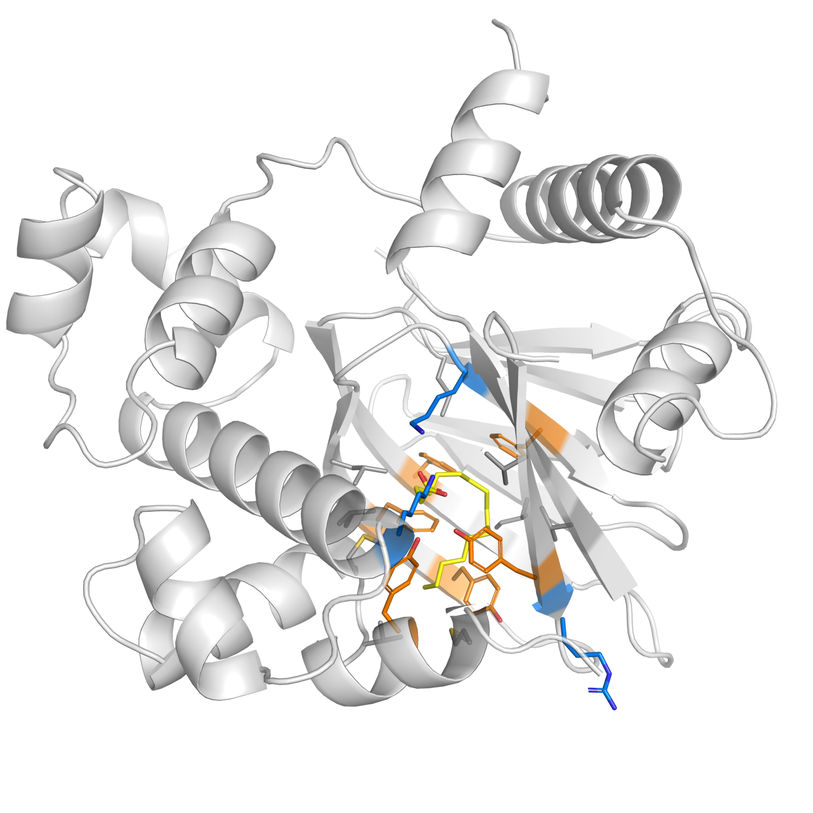
#> input picture figures/panelA_whole.png, 813 x 813 px, shrunk from 1500 x 1500 before the run
$ python compose_figures.py
#> lines starting #> are read from the running program, lines starting #| are printed output that depends on the picture
"""Compose final publication molecular figures: two-panel pocket figure with a
chemistry legend, and CV/CCM docked overlays with legend + affinity colorbar."""
import matplotlib; matplotlib.use("Agg")
import matplotlib.pyplot as plt
import matplotlib.image as mpimg
from matplotlib.patches import Patch
from matplotlib.colors import LinearSegmentedColormap
from matplotlib.cm import ScalarMappable
from matplotlib.colors import Normalize

# chemistry legend handles
LEG = [
    Patch(facecolor='orange', edgecolor='k', label='Aromatic (Tyr/Phe)'),
    Patch(facecolor='#1f6fd0', edgecolor='k', label='Basic (Lys/Arg)'),
    Patch(facecolor='#999999', edgecolor='k', label='Hydrophobic (Leu/Val/Ile/Met)'),
    Patch(facecolor='yellow', edgecolor='k', label='Native ligand (palmitoleate)'),
]
# single-hue affinity colormap (matches PyMOL: light lavender -> deep purple)
AFF_CMAP = LinearSegmentedColormap.from_list('aff', [(0.87,0.82,0.95),(0.36,0.0,0.55)])

# ---- Figure: two-panel pocket ----
fig = plt.figure(figsize=(13, 6.5))
gsA = fig.add_axes([0.01, 0.12, 0.46, 0.85]); gsA.axis('off')
gsB = fig.add_axes([0.49, 0.12, 0.46, 0.85]); gsB.axis('off')
gsA.imshow(mpimg.imread('figures/panelA_whole.png'))
gsB.imshow(mpimg.imread('figures/panelB_pocket.png'))
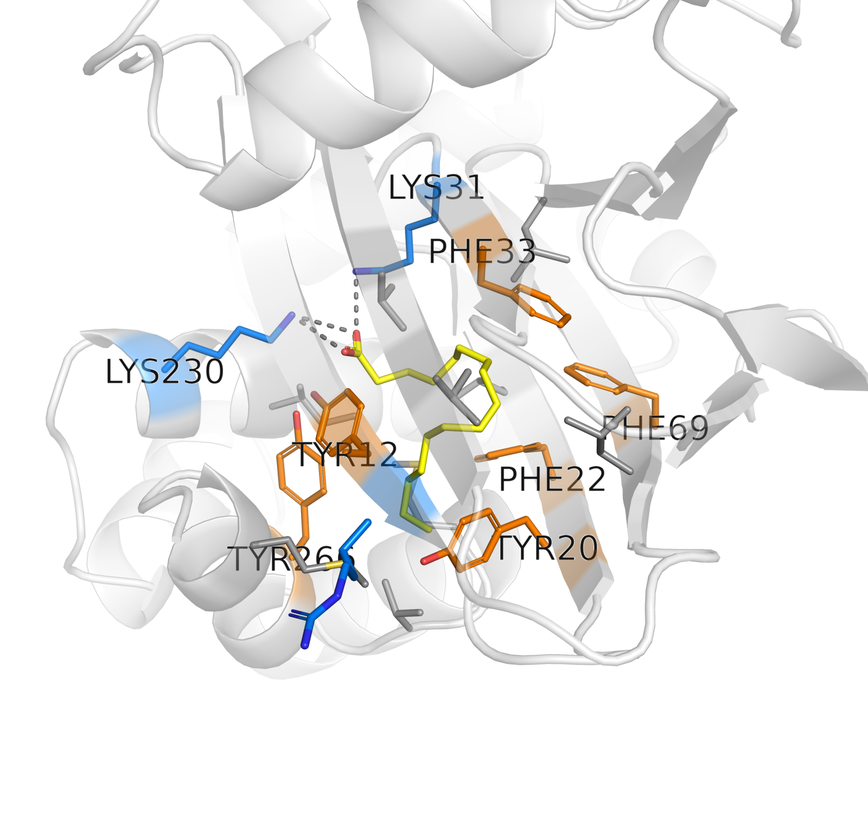
#> input picture figures/panelB_pocket.png, 868 x 813 px, shrunk from 1600 x 1500 before the run
gsA.text(0.02, 0.98, 'A', transform=gsA.transAxes, fontsize=22, fontweight='bold', va='top')
gsB.text(0.02, 0.98, 'B', transform=gsB.transAxes, fontsize=22, fontweight='bold', va='top')
gsA.set_title('ToxT with the fatty-acid pocket', fontsize=12)
gsB.set_title('Pocket detail (residues coloured by chemistry)', fontsize=12)
fig.legend(handles=LEG, loc='lower center', ncol=4, fontsize=10, frameon=False,
           bbox_to_anchor=(0.5, 0.0))
fig.savefig('figures/fig8_pocket_final.png', dpi=200, bbox_inches='tight')
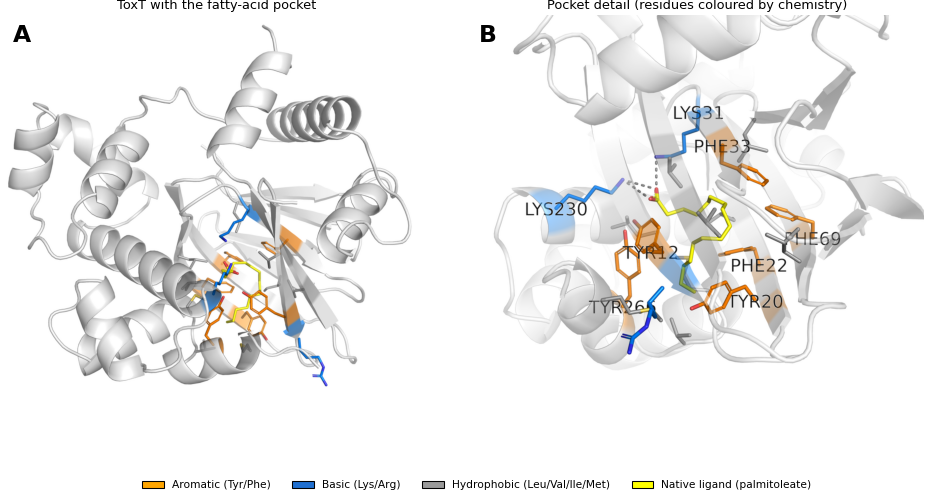
#> figure drawn by matplotlib, 2 panels
plt.close(fig)
print('wrote fig8_pocket_final.png')

# ---- Overlays with legend + affinity colorbar ----
for org, title in [('CV', 'C. variabilis (CV) lipids'), ('CCM', 'Chlorococcum (CCM) lipids')]:
    fig = plt.figure(figsize=(9, 7))
    ax = fig.add_axes([0.0, 0.10, 0.86, 0.86]); ax.axis('off')
    ax.imshow(mpimg.imread('figures/fig_%s_overlay2.png' % org))
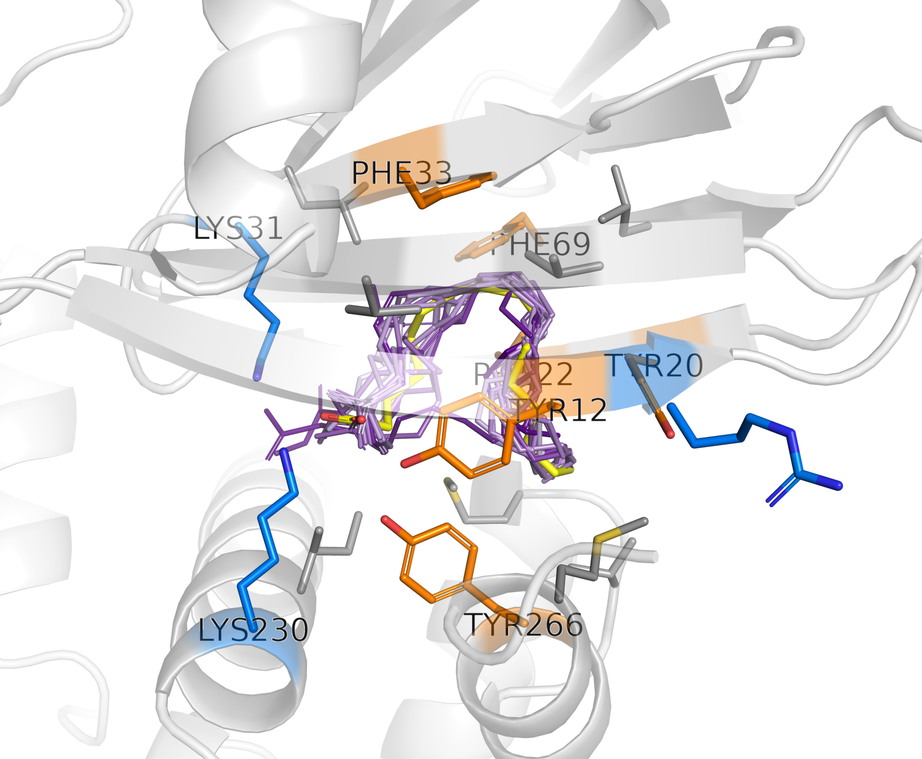
#> input picture figures/fig_CV_overlay2.png, 922 x 759 px, shrunk from 1700 x 1400 before the run
    ax.set_title('%s docked in the ToxT pocket' % title, fontsize=13, fontweight='bold')
    # affinity colorbar
    cax = fig.add_axes([0.88, 0.20, 0.025, 0.6])
    sm = ScalarMappable(norm=Normalize(vmin=-8.8, vmax=-6.8), cmap=AFF_CMAP)
    cb = fig.colorbar(sm, cax=cax)
    cb.set_label('Binding affinity (kcal/mol)', fontsize=10)
    cb.ax.invert_yaxis()  # strong (dark) at top
    fig.legend(handles=LEG, loc='lower center', ncol=2, fontsize=9, frameon=False,
               bbox_to_anchor=(0.43, 0.0))
    fig.savefig('figures/fig_%s_overlay_final.png' % org, dpi=200, bbox_inches='tight')
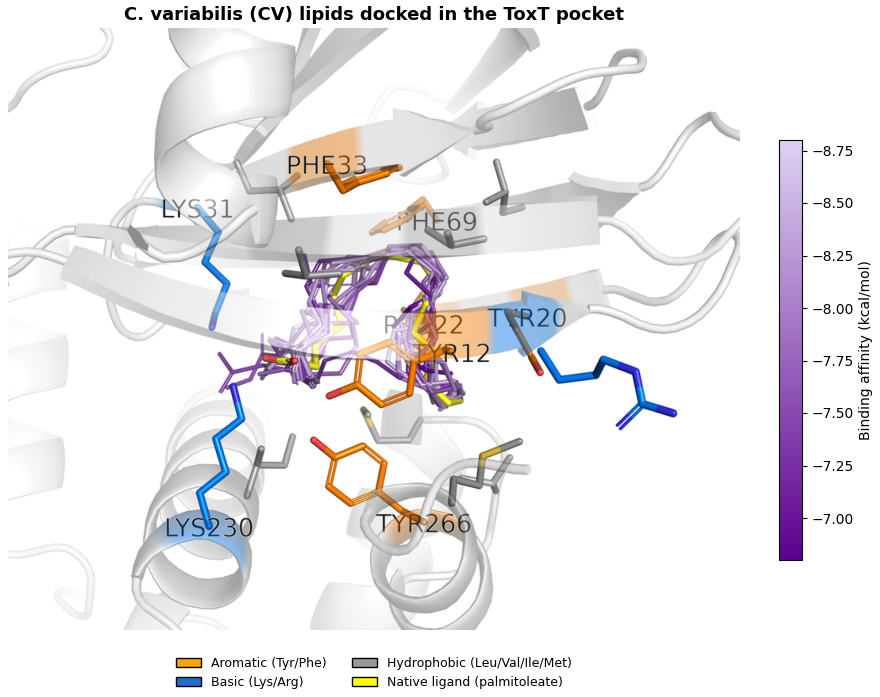
#> figure drawn by matplotlib, 2 panels
    plt.close(fig)
    print('wrote fig_%s_overlay_final.png' % org)
#> pass 2 of the loop `for org, title in [('CV', 'C. variabilis (CV) lipids'), ('CCM', 'Chlor..`:
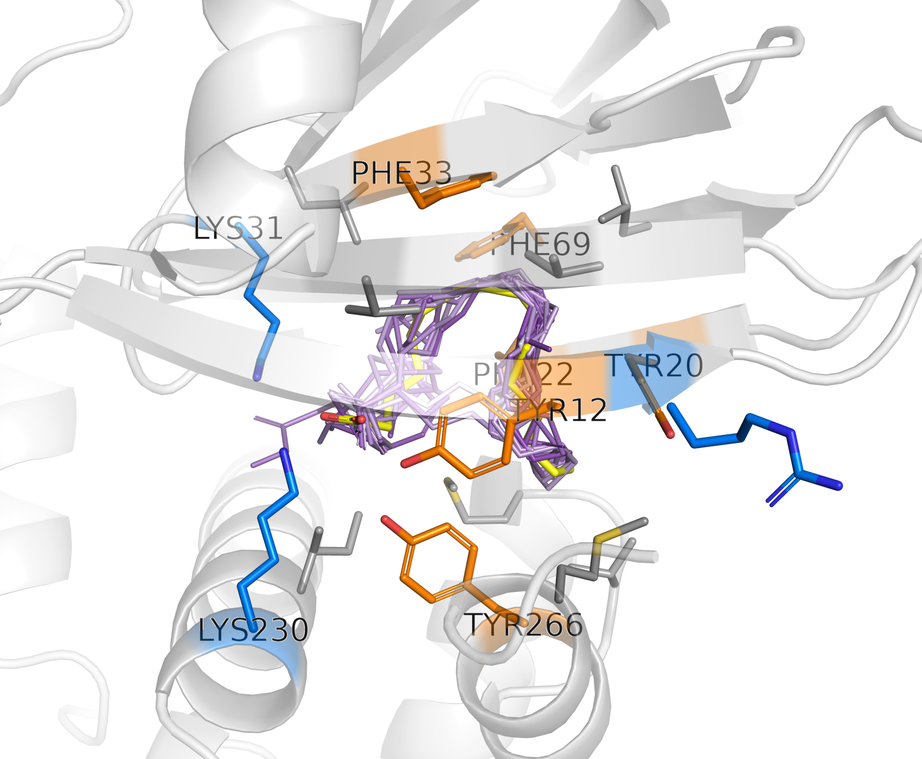
#> input picture figures/fig_CCM_overlay2.png, 922 x 759 px, shrunk from 1700 x 1400 before the run
#> `fig.savefig('figures/fig_%s_overlay_final.png' % org, dpi=200, bbox_in..`:
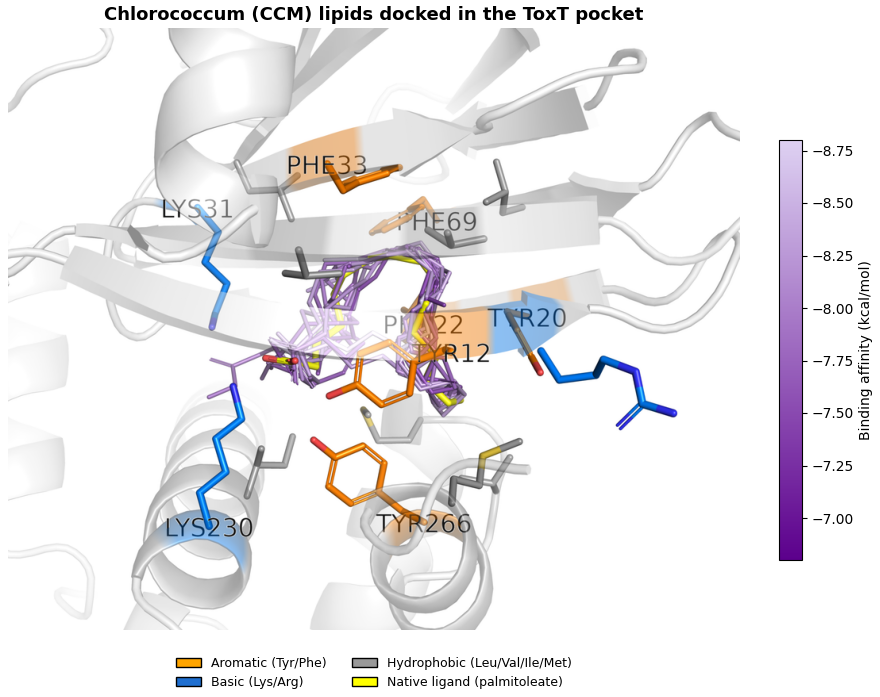
#> figure drawn by matplotlib, 2 panels
print('DONE')
